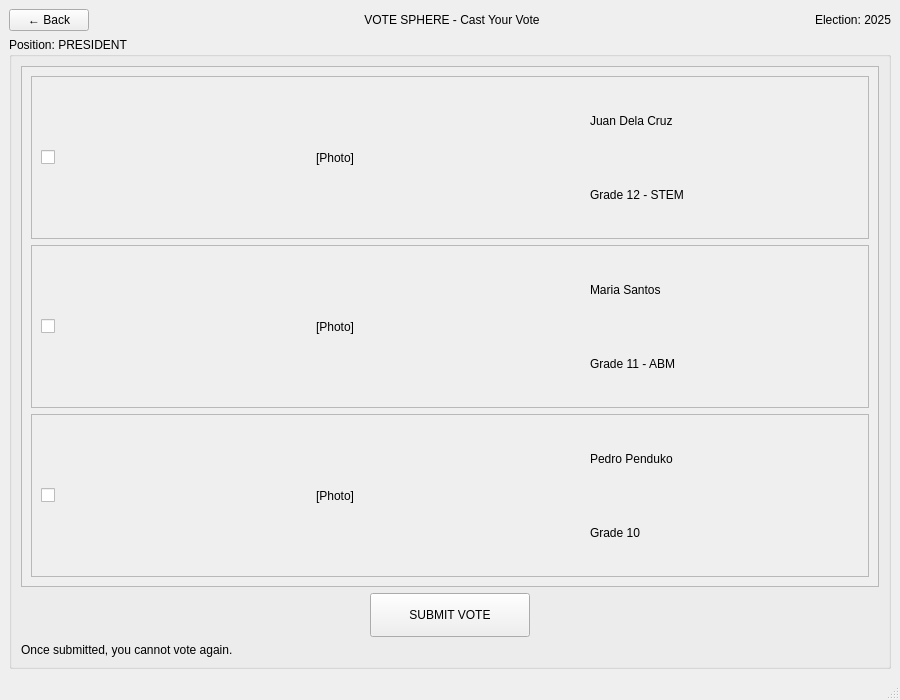
<?xml version='1.0' encoding='utf-8'?>
<ui version="4.0">
 <class>VoterDashboard</class>
 <widget class="QMainWindow" name="VoterDashboard">
  <property name="geometry">
   <rect>
    <x>0</x>
    <y>0</y>
    <width>900</width>
    <height>700</height>
   </rect>
  </property>
  <property name="windowTitle">
   <string>VoteSphere - Voter Dashboard</string>
  </property>
  <widget class="QWidget" name="centralwidget">
   <layout class="QVBoxLayout" name="verticalLayoutMain">
    <item>
     <layout class="QHBoxLayout" name="topBar">
      <item>
       <widget class="QPushButton" name="pushButtonBack">
        <property name="text">
         <string>← Back</string>
        </property>
       </widget>
      </item>
      <item>
       <spacer name="topBarSpacer">
        <property name="orientation">
         <enum>Qt::Horizontal</enum>
        </property>
       <property name="sizeHint"><size><width>20</width><height>20</height></size></property></spacer>
      </item>
      <item>
       <widget class="QLabel" name="labelHeader">
        <property name="text">
         <string>VOTE SPHERE - Cast Your Vote</string>
        </property>
        <property name="alignment">
         <set>Qt::AlignCenter</set>
        </property>
       </widget>
      </item>
      <item>
       <spacer name="topBarSpacer2">
        <property name="orientation">
         <enum>Qt::Horizontal</enum>
        </property>
       <property name="sizeHint"><size><width>20</width><height>20</height></size></property></spacer>
      </item>
      <item>
       <widget class="QLabel" name="labelElection">
        <property name="text">
         <string>Election: 2025</string>
        </property>
       </widget>
      </item>
     </layout>
    </item>
    <item>
     <widget class="QGroupBox" name="groupBoxPosition">
      <property name="title">
       <string>Position: PRESIDENT</string>
      </property>
      <layout class="QVBoxLayout" name="positionLayout">
       <item>
        <widget class="QScrollArea" name="scrollAreaCandidates">
         <property name="widgetResizable">
          <bool>true</bool>
         </property>
         <widget class="QWidget" name="scrollAreaWidgetContents">
          <layout class="QVBoxLayout" name="candidatesListLayout">

           
           <item>
            <widget class="QFrame" name="frameCandidate1">
             <property name="frameShape">
              <enum>QFrame::StyledPanel</enum>
             </property>
             <layout class="QHBoxLayout" name="candidate1Layout">
              <item>
               <widget class="QCheckBox" name="checkBoxCand1" />
              </item>
              <item>
               <widget class="QLabel" name="labelPhoto1">
                <property name="text">
                 <string>[Photo]</string>
                </property>
               </widget>
              </item>
              <item>
               <layout class="QVBoxLayout" name="cand1Info">
                <item>
                 <widget class="QLabel" name="labelName1">
                  <property name="text">
                   <string>Juan Dela Cruz</string>
                  </property>
                 </widget>
                </item>
                <item>
                 <widget class="QLabel" name="labelGrade1">
                  <property name="text">
                   <string>Grade 12 - STEM</string>
                  </property>
                 </widget>
                </item>
               </layout>
              </item>
             </layout>
            </widget>
           </item>

           
           <item>
            <widget class="QFrame" name="frameCandidate2">
             <property name="frameShape">
              <enum>QFrame::StyledPanel</enum>
             </property>
             <layout class="QHBoxLayout" name="candidate2Layout">
              <item>
               <widget class="QCheckBox" name="checkBoxCand2" />
              </item>
              <item>
               <widget class="QLabel" name="labelPhoto2">
                <property name="text">
                 <string>[Photo]</string>
                </property>
               </widget>
              </item>
              <item>
               <layout class="QVBoxLayout" name="cand2Info">
                <item>
                 <widget class="QLabel" name="labelName2">
                  <property name="text">
                   <string>Maria Santos</string>
                  </property>
                 </widget>
                </item>
                <item>
                 <widget class="QLabel" name="labelGrade2">
                  <property name="text">
                   <string>Grade 11 - ABM</string>
                  </property>
                 </widget>
                </item>
               </layout>
              </item>
             </layout>
            </widget>
           </item>

           
           <item>
            <widget class="QFrame" name="frameCandidate3">
             <property name="frameShape">
              <enum>QFrame::StyledPanel</enum>
             </property>
             <layout class="QHBoxLayout" name="candidate3Layout">
              <item>
               <widget class="QCheckBox" name="checkBoxCand3" />
              </item>
              <item>
               <widget class="QLabel" name="labelPhoto3">
                <property name="text">
                 <string>[Photo]</string>
                </property>
               </widget>
              </item>
              <item>
               <layout class="QVBoxLayout" name="cand3Info">
                <item>
                 <widget class="QLabel" name="labelName3">
                  <property name="text">
                   <string>Pedro Penduko</string>
                  </property>
                 </widget>
                </item>
                <item>
                 <widget class="QLabel" name="labelGrade3">
                  <property name="text">
                   <string>Grade 10</string>
                  </property>
                 </widget>
                </item>
               </layout>
              </item>
             </layout>
            </widget>
           </item>

          </layout>
         </widget>
        </widget>
       </item>

       <item>
        <layout class="QHBoxLayout" name="submitRow">
         <item>
          <spacer name="submitLeftSpacer">
           <property name="orientation">
            <enum>Qt::Horizontal</enum>
           </property>
          <property name="sizeHint"><size><width>20</width><height>20</height></size></property></spacer>
         </item>
         <item>
          <widget class="QPushButton" name="pushButtonSubmit">
           <property name="text">
            <string>SUBMIT VOTE</string>
           </property>
           <property name="minimumSize">
            <size>
             <width>160</width>
             <height>44</height>
            </size>
           </property>
           <property name="styleSheet">
            <string notr="true">
             QPushButton {{
               background: #2ECC71;
               color: white;
               border-radius: 8px;
               font-weight: 600;
             }}
            </string>
           </property>
          </widget>
         </item>
         <item>
          <spacer name="submitRightSpacer">
           <property name="orientation">
            <enum>Qt::Horizontal</enum>
           </property>
          <property name="sizeHint"><size><width>20</width><height>20</height></size></property></spacer>
         </item>
        </layout>
       </item>

       <item>
        <widget class="QLabel" name="labelNote">
         <property name="text">
          <string>Once submitted, you cannot vote again.</string>
         </property>
        </widget>
       </item>

      </layout>
     </widget>
    </item>
   </layout>
  </widget>
  <widget class="QMenuBar" name="menubar" />
  <widget class="QStatusBar" name="statusbar" />
 </widget>
 <resources />
 <connections />
</ui>
